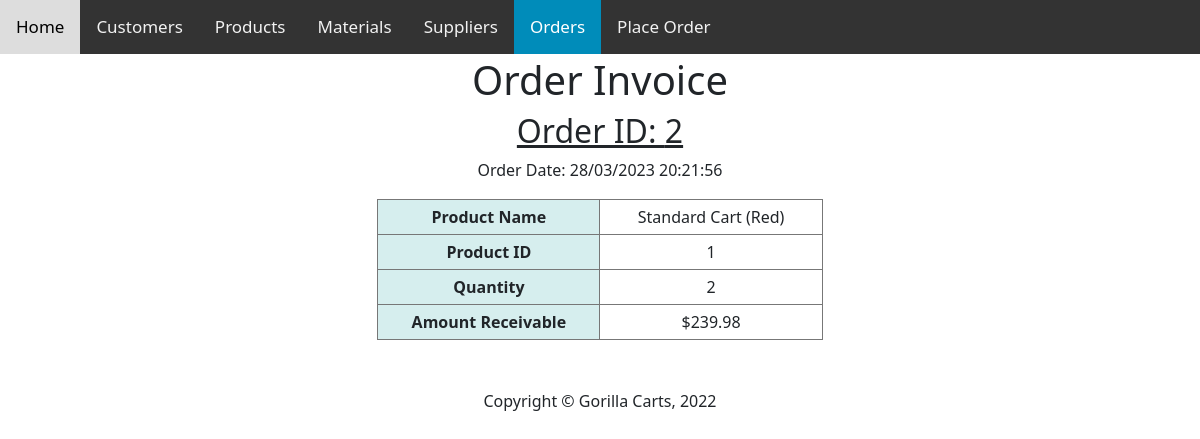
The app's page /orderdetails/2 with its own data.
### tables this page shows
CREATE TABLE Order_Detail (OrderID integer, ProductID integer, Qty int, AmtPayable double, PRIMARY KEY (OrderID,ProductID), FOREIGN KEY(OrderID) REFERENCES Orders(OrderID), FOREIGN KEY(ProductID) REFERENCES Products(ProductID));

CREATE TABLE Orders (OrderID integer PRIMARY KEY AUTOINCREMENT, CustomerID integer, EmpID integer, Total double,Date text,ZIP text, FOREIGN KEY(CustomerID) REFERENCES Customers(CustomerID), FOREIGN KEY(ZIP) REFERENCES Customers(ZIP),FOREIGN KEY(EmpID) REFERENCES Staff(EmployeeID));

### app.py (the view)
@app.route("/orderdetails/<title>", methods=['POST', 'GET'])
def DisplayFUNCTION(title):
    mSingleDict=getSingleOrderDictList_DB(title)
    Date=getSingleODictList_DB(title)[0]["Date"]
    return render_template('orderdetails.html',message=mSingleDict,D=Date)

### database.py (called while the page is built)
def getSingleODictList_DB(title):
    con = sqlite3.connect('Carts.db')
    con.row_factory = sqlite3.Row
    cursorObj = con.cursor()
    cursorObj.execute('SELECT * FROM Orders where OrderID = ?;',(title,))
    allRows = cursorObj.fetchall()
    OrderList = []
    for individualRow in allRows:
        b = {"OrderID": individualRow[0], "CustomerID" : individualRow[1], "EmpID" : individualRow[2], "Total": individualRow[3], "Date": individualRow[4],"ZIP": individualRow[5]}
        OrderList.append(b)
    return OrderList

def getSingleOrderDictList_DB(title):
    con = sqlite3.connect('Carts.db')
    con.row_factory = sqlite3.Row
    cursorObj = con.cursor()
    order = []
    cursorObj.execute('SELECT * FROM Order_Detail where OrderID = ?;',(title,))
    rows = cursorObj.fetchall()
    for individualRow in rows:
        cursorObj.execute('SELECT ProductName, Color FROM Products where ProductID = ?;',(individualRow[1],))
        row=cursorObj.fetchall()
        for i in row:
            b = {"OrderID": individualRow[0], "ProductName":i[0]+" ("+i[1]+")", "ProductID": individualRow[1], "Qty": individualRow[2], "AmtPayable": individualRow[3]}
            order.append(b)
    return order

### templates/orderdetails.html (shortened to what this page needs)
{% extends "layout.html" %}
{% block head %}
    <div class="topnav">
      <a href="/index">Home</a>
      <a href="/customers">Customers</a>
      <a href="/products">Products</a>
      <a href="/materials">Materials</a>
      <a href="/suppliers">Suppliers</a>
      <a class="active" href="/orders">Orders</a>
      <a href="/placeorder">Place Order</a>
    </div>
{% endblock %}
{% block body %}
<form action="/orderdetails/<title>" method="get">
    <table width="100%">
        <tr>
            <td colspan="3">
                <h1>Order Invoice</h1>
                <H2><u>Order ID: {{message[0]['OrderID']}}</u></H2>
                <p>Order Date: {{D}}</p>
            </td>
        </tr>
    </table>
    {% for m in message %}
    <TABLE style="border-collapse: collapse; width:50%">
        <TR>
            <TH style="padding: 5px; border: solid 1px #777; background-color: #D6EEEE; width:50%;">Product Name</TD>
            <TD style="padding: 5px; border: solid 1px #777;">{{m.ProductName}}</TD>
        </TR>
        <TR>
            <TH style="padding: 5px; border: solid 1px #777; background-color: #D6EEEE;">Product ID</TD>
            <TD style="padding: 5px; border: solid 1px #777;">{{m.ProductID}}</TD>
        </TR>
        <TR>
            <TH style="padding: 5px; border: solid 1px #777; background-color: #D6EEEE;">Quantity</TD>
            <TD style="padding: 5px; border: solid 1px #777;">{{m.Qty}}</TD>
         </TR>
         <TR>
            <TH style="padding: 5px; border: solid 1px #777; background-color: #D6EEEE;">Amount Receivable</TD>
            <TD style="padding: 5px; border: solid 1px #777;">${{"{:.2f}".format(m.AmtPayable)}}</TD>
         </TR>
    </TABLE>
    <br>
    {% endfor %}
    <br>
{% endblock %}

### static/css/style.css (style rules this page uses)
body { margin: 0; font-family: Arial, Helvetica, sans-serif; }
h1 { color: navy; }
.topnav { overflow: hidden; background-color: #333; }
.topnav a { float: left; color: #f2f2f2; text-align: center; padding: 14px 16px; text-decoration: none; font-size: 17px; }
.topnav a.active { background-color: #008CBA; color: white; }
table { width: 80%; margin-left: auto; margin-right: auto; }
th { height: 30px; }
h2 { text-align:center; }
th, td { text-align:center; }

### records on screen
Order_Detail: OrderID "2", ProductName "Standard Cart (Red)", ProductID "1", Qty "2", AmtPayable "239.98"
Orders: Date "28/03/2023 20:21:56"
